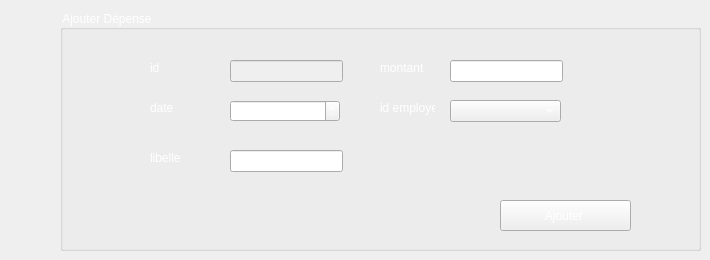
       <widget class="QWidget" name="Ajout_3">
        <attribute name="title">
         <string>Ajout</string>
        </attribute>
        <widget class="QGroupBox" name="groupBox_7">
         <property name="geometry">
          <rect>
           <x>60</x>
           <y>10</y>
           <width>641</width>
           <height>241</height>
          </rect>
         </property>
         <property name="styleSheet">
          <string notr="true">font: 75 12pt &quot;Adobe Gothic Std B&quot;;
color: rgb(255, 255, 255);</string>
         </property>
         <property name="title">
          <string>Ajouter Dépense</string>
         </property>
         <widget class="QPushButton" name="pushButton_ajoutDepense_2">
          <property name="geometry">
           <rect>
            <x>440</x>
            <y>190</y>
            <width>131</width>
            <height>31</height>
           </rect>
          </property>
          <property name="styleSheet">
           <string notr="true">font: 12pt &quot;MV Boli&quot;;
</string>
          </property>
          <property name="text">
           <string>Ajouter </string>
          </property>
         </widget>
         <widget class="QLabel" name="label_27">
          <property name="geometry">
           <rect>
            <x>90</x>
            <y>140</y>
            <width>55</width>
            <height>16</height>
           </rect>
          </property>
          <property name="text">
           <string>libelle</string>
          </property>
         </widget>
         <widget class="QLabel" name="label_30">
          <property name="geometry">
           <rect>
            <x>320</x>
            <y>50</y>
            <width>55</width>
            <height>16</height>
           </rect>
          </property>
          <property name="text">
           <string>montant</string>
          </property>
         </widget>
         <widget class="QComboBox" name="cb_r_emp_ajout_5">
          <property name="geometry">
           <rect>
            <x>390</x>
            <y>90</y>
            <width>111</width>
            <height>22</height>
           </rect>
          </property>
         </widget>
         <widget class="QLabel" name="label_39">
          <property name="geometry">
           <rect>
            <x>320</x>
            <y>90</y>
            <width>55</width>
            <height>16</height>
           </rect>
          </property>
          <property name="text">
           <string>id employe</string>
          </property>
         </widget>
         <widget class="QLineEdit" name="le_id_r_ajout_3">
          <property name="enabled">
           <bool>false</bool>
          </property>
          <property name="geometry">
           <rect>
            <x>170</x>
            <y>50</y>
            <width>113</width>
            <height>22</height>
           </rect>
          </property>
         </widget>
         <widget class="QLabel" name="label_40">
          <property name="geometry">
           <rect>
            <x>90</x>
            <y>90</y>
            <width>55</width>
            <height>16</height>
           </rect>
          </property>
          <property name="text">
           <string>date</string>
          </property>
         </widget>
         <widget class="QLineEdit" name="le_montant_r_ajout_5">
          <property name="geometry">
           <rect>
            <x>390</x>
            <y>50</y>
            <width>113</width>
            <height>22</height>
           </rect>
          </property>
         </widget>
         <widget class="QLabel" name="label_41">
          <property name="geometry">
           <rect>
            <x>90</x>
            <y>50</y>
            <width>55</width>
            <height>16</height>
           </rect>
          </property>
          <property name="text">
           <string>id</string>
          </property>
         </widget>
         <widget class="QLineEdit" name="le_libelle_r_ajout_5">
          <property name="geometry">
           <rect>
            <x>170</x>
            <y>140</y>
            <width>113</width>
            <height>22</height>
           </rect>
          </property>
         </widget>
         <widget class="QDateEdit" name="de_date_r_ajout_5">
          <property name="geometry">
           <rect>
            <x>170</x>
            <y>90</y>
            <width>110</width>
            <height>22</height>
           </rect>
          </property>
         </widget>
        </widget>
       </widget>
